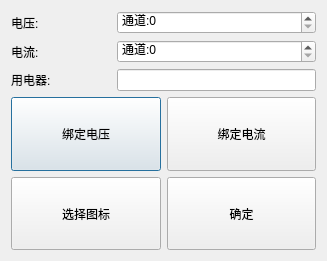
<?xml version="1.0" encoding="UTF-8"?>
<ui version="4.0">
 <class>Dialog</class>
 <widget class="QDialog" name="Dialog">
  <property name="geometry">
   <rect>
    <x>0</x>
    <y>0</y>
    <width>327</width>
    <height>261</height>
   </rect>
  </property>
  <property name="windowTitle">
   <string>通道配置</string>
  </property>
  <layout class="QGridLayout" name="gridLayout_3">
   <item row="0" column="0">
    <layout class="QGridLayout" name="gridLayout_2">
     <item row="0" column="0">
      <widget class="QLabel" name="label">
       <property name="text">
        <string>电压:</string>
       </property>
      </widget>
     </item>
     <item row="0" column="1" colspan="2">
      <widget class="QSpinBox" name="spinBox">
       <property name="prefix">
        <string>通道:</string>
       </property>
      </widget>
     </item>
     <item row="1" column="0">
      <widget class="QLabel" name="label_2">
       <property name="text">
        <string>电流:</string>
       </property>
      </widget>
     </item>
     <item row="1" column="1" colspan="2">
      <widget class="QSpinBox" name="spinBox_2">
       <property name="prefix">
        <string>通道:</string>
       </property>
      </widget>
     </item>
     <item row="2" column="0">
      <widget class="QLabel" name="label_3">
       <property name="text">
        <string>用电器:</string>
       </property>
      </widget>
     </item>
     <item row="2" column="1" colspan="2">
      <widget class="QLineEdit" name="lineEdit"/>
     </item>
    </layout>
   </item>
   <item row="1" column="0">
    <layout class="QGridLayout" name="gridLayout">
     <item row="0" column="0">
      <widget class="QPushButton" name="bind_vol">
       <property name="sizePolicy">
        <sizepolicy hsizetype="Minimum" vsizetype="Expanding">
         <horstretch>0</horstretch>
         <verstretch>0</verstretch>
        </sizepolicy>
       </property>
       <property name="text">
        <string>绑定电压</string>
       </property>
      </widget>
     </item>
     <item row="0" column="1">
      <widget class="QPushButton" name="bind_ele">
       <property name="sizePolicy">
        <sizepolicy hsizetype="Minimum" vsizetype="Expanding">
         <horstretch>0</horstretch>
         <verstretch>0</verstretch>
        </sizepolicy>
       </property>
       <property name="text">
        <string>绑定电流</string>
       </property>
      </widget>
     </item>
     <item row="1" column="0">
      <widget class="QPushButton" name="bind_icon">
       <property name="sizePolicy">
        <sizepolicy hsizetype="Minimum" vsizetype="Expanding">
         <horstretch>0</horstretch>
         <verstretch>0</verstretch>
        </sizepolicy>
       </property>
       <property name="text">
        <string>选择图标</string>
       </property>
      </widget>
     </item>
     <item row="1" column="1">
      <widget class="QPushButton" name="cancel_bt">
       <property name="sizePolicy">
        <sizepolicy hsizetype="Minimum" vsizetype="Expanding">
         <horstretch>0</horstretch>
         <verstretch>0</verstretch>
        </sizepolicy>
       </property>
       <property name="text">
        <string>确定</string>
       </property>
      </widget>
     </item>
    </layout>
   </item>
  </layout>
 </widget>
 <resources/>
 <connections/>
</ui>
